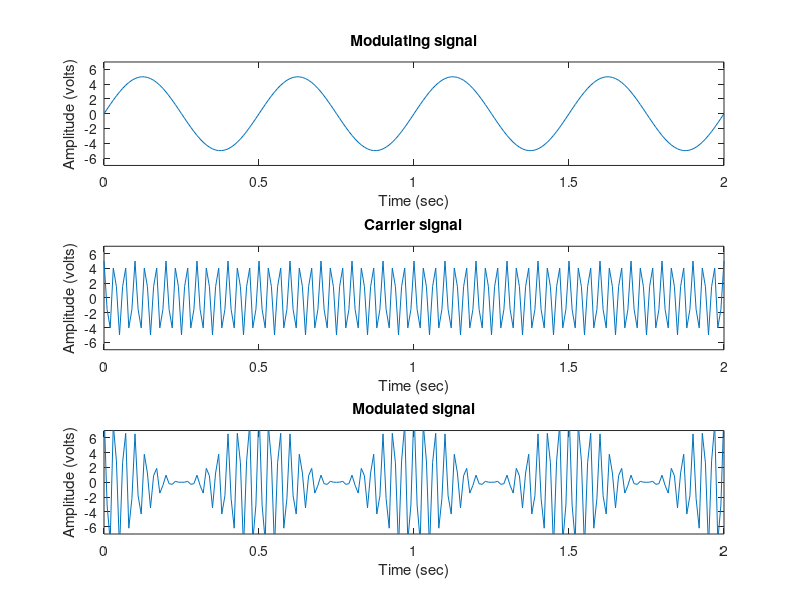

Recreate this plot in MATLAB.
% MATLAB script for Amplitude Modulation

% Clear the command window, workspace, and close all figures
clc;
clear all;
close all;

% Define parameters
Vc = 5;         % Carrier amplitude
thetaC = 0;     % Carrier phase
fc = 30;        % Carrier frequency
Vm = 5;         % Modulating amplitude
thetam = 0;     % Modulating phase
fm = 2;         % Modulating frequency

% Define time vector
t = 0:0.01:2.0;

% Carrier signal
vc = Vc * cos(2 * pi * fc * t + thetaC);
subplot(3,1,2);
plot(t, vc);
axis([0 2 -Vc-2 Vc+2]); % Adjusted axis limits
xlabel('Time (sec)');
ylabel('Amplitude (volts)');
title('Carrier signal');

% Modulating signal
vm = Vm * sin(2 * pi * fm * t + thetam);
subplot(3,1,1);
plot(t, vm);
axis([0 2 -Vm-2 Vm+2]); % Adjusted axis limits
xlabel('Time (sec)');
ylabel('Amplitude (volts)');
title('Modulating signal');

% Modulated signal
ka = 1; % Modulation index
ma = (ka * Vm) / Vc;
va = Vc * (1 + ma * cos(2 * pi * fm * t + thetam)) .* cos(2 * pi * fc * t + thetaC);
subplot(3,1,3);
plot(t, va);
axis([0 2 -Vc-2 Vc+2]); % Adjusted axis limits
xlabel('Time (sec)');
ylabel('Amplitude (volts)');
title('Modulated signal');

% Overall comment:
% The script performs amplitude modulation by generating a carrier signal, modulating signal, and the modulated signal. 
% It plots each signal in a separate subplot, adjusts the axis limits for better visualization, and adds appropriate labels and titles.
